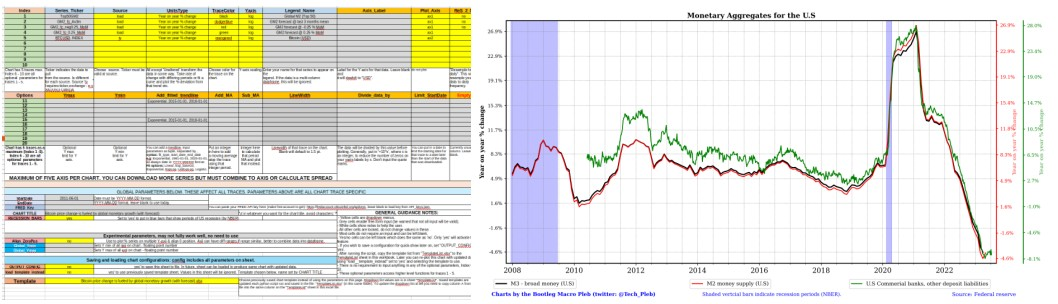
#> input picture examples/chartist.jpg, 1058 x 304 px; its folder holds only this picture in this run
$ python -i Utilities.py   (imports and definitions only)
#> lines starting #> are read from the running program, lines starting #| are printed output that depends on the picture
import numpy as np
import pandas as pd
from typing import Union
import tkinter as tk
from tkinter import filedialog
import tkinter.font as tkfont
import operator
import sys
import os
import re
import json
from typing import Union, Tuple, List
import matplotlib.pyplot as plt
from matplotlib.lines import Line2D
from openpyxl import load_workbook
import sys

#######  Add the parent directory to the path so that the MacroBackend module can be imported.  #######
wd = os.path.dirname(__file__); parent = os.path.dirname(wd)
fdel = os.path.sep
sys.path.append(parent)

### Workig code below ##################################################################

# [31 lines left out: functions basic_load_dialog, save_path_dialog, not called in this run]

# Function to format the y-axis labels
def format_func(value, tick_number):
    return f'{value:.2f}'  # Format with 2 decimal places

# [137 lines left out: functions append_to_column, count_zeros_after_decimal, EqualSpacedTicks, MonthPeriodAnnGrowth, not called in this run]

def MonthPeriodAnnGrowth2(data,months:int): ###### Calculate the X month annualized growth in a series e.g 3M annualized %.
    if type(data) == pd.DataFrame:
        data = pd.DataFrame(data)
    else:
        data = pd.Series(data)
    freq = pd.infer_freq(data.index);           #months is the number of months to calculate the annualized % change over.

    if freq is None:
        print('Could not infer frequency of series, resampling to daily...')
        data = data.resample('D').mean(); data.fillna(method='ffill', inplace=True)
        freq = 'D'

    print('Calculating the',months,'month annualized % change for the series.')
    print('Frequency of input time series:',freq)
    if '-' in freq:
        split = freq.split('-')
    else:
        split = freq
    MonthlyList = ['M','SM','BM','CBM','MS','SMS','BMS','CBMS', 'WOM']
    QuarterList = ['Q','BQ','QS','BQS']
    AnnualList = ['A', 'Y','BA', 'BY', 'AS', 'YS','BAS', 'BYS']

    if split[0] == 'B' or split[0] == 'C':
        print('Resampling business day frequency to daily....')
        data = data.resample('D').mean()
        data.fillna(method='ffill',inplace=True)
        freq = pd.infer_freq(data.index); split = freq.split('-')
        print('Frequency after resample:, ',freq)
    elif split[0] == 'H' or split[0] == 'BH':
        print('Resampling hourly frequency to daily....')
        data = data.resample('D').mean()
        freq = pd.infer_freq(data.index); split = freq.split('-')
        print('Frequency after resample:, ',freq)

    if split[0] == 'D':
        print('Daily frequency period.'); d_freq = 'D'
        period = months*30.416; print('Ann. period = ',period,"days.")
    elif split[0] == 'W':
        print('Weekly frequency period.'); d_freq = 'W'
        period = months*4 ; print('Ann. period = ',period,"weeks.")
    elif any(split[0] == monthly for monthly in MonthlyList):
        print('Monthly frequency period.'); d_freq = 'M'
        period = months ; print('Ann. period = ',period,"months.")
    elif any(split[0] == quarter for quarter in QuarterList):
        print('Quarter frequency period.'); d_freq = 'Q'
        print(np.mod(months,3))
        if months < 3 or np.mod(months,3) != 0:
            print('You have quarterly data, months input must be a multiple of 3.')
            quit()
        else:
            period = int(months/3); print(period)
        print('Ann. period = ',period,"quarters.")
    elif any(split[0] == year for year in AnnualList):
        print('Yearly frequency period.'); d_freq = 'Y'
        if months < 12:
            print('You have yearly data, so cannot calculate an annualized rate for < 12 months.')
            quit()
        else:
            period = int(months/12)
        print('Ann. period = ',period,"years.")
    else:
        print('What is the frequency of the data series, ','. Get that sorted first. ')
        quit()
    print(round(period),d_freq)
    AnnPC = data.pct_change(periods=round(period))
    AnnPC *= 100; print(AnnPC)

    return AnnPC

class StringMathOp:
    # [141 lines left out: functions __init__, op, validate_parentheses, func, GetAxesDims, SecondDerivative, not called in this run]

def RoCYoY(input: pd.Series) -> pd.Series:
    inPut_YoY = MonthPeriodAnnGrowth2(input,12) + 100
    RocYoY = inPut_YoY.pct_change(periods=1)*100
    return RocYoY

def RoCofRoC(input: pd.Series,periods:int = 1 ) -> pd.Series:
    roc = input.diff(periods=periods)
    return roc.diff(periods=periods)

# [117 lines left out: functions GetClosestDateInIndex, find_closest_val, Percent_OfBaseVal_Series, get_global_min_max, not called in this run]

class TkinterSizingVars():

    # [61 lines left out: functions __init__, SetScreenInfoFile, get_def_FontInfo, ExportVars, not called in this run]


import tkinter as tk
import tkinter.font as tkfont

class HoverInfo(tk.Toplevel):
    # [37 lines left out: functions __init__, display, remove, not called in this run]

    def click(self, event):
        if self._com:
            self._com()


class InfoWindow:
    # [21 lines left out: functions __init__, open, not called in this run]

    def close(self):
        self.window.destroy()
        self.window = None

class Tooltip:
    # [168 lines left out: functions __init__, show_tooltip, hide_tooltip, create_tooltip, Search_df, Search_DF and 2 more, not called in this run]

class freqDetermination(object):
    # [178 lines left out: functions __init__, DetermineSeries_Frequency, manual_frequency, add_line_to_legend, ensure_series, match_series_lengths, not called in this run]

####### API keys class ########
class api_keys():

    # [63 lines left out: functions __init__, MakeKeyFile, not called in this run]

    def reload_keys(self):
        keyFile = open(self.path+fdel+self.keyFileName)
        self.keys = json.load(keyFile)

    # [8 lines left out: function add_key, not called in this run]

# [27 lines not run here, left out]

>>> import cv2
>>> picture = cv2.imread('../examples/chartist.jpg', cv2.IMREAD_GRAYSCALE)
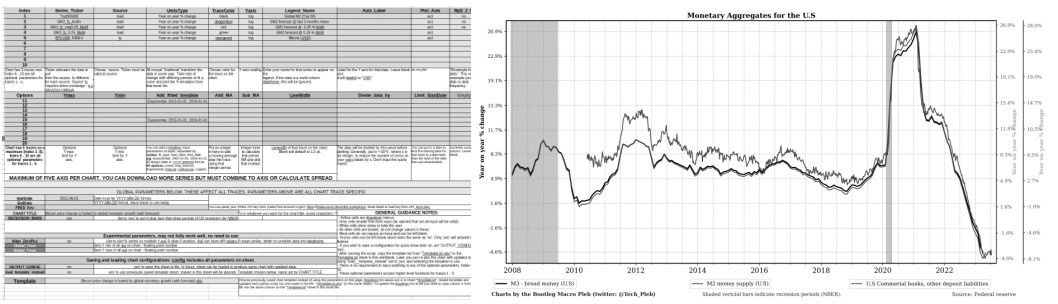
#> picture: shape (304, 1058); min 2, max 255, mean 228
>>> result = RoCYoY(picture)
#> (the run stopped early here; a loop or call above may not have finished)
